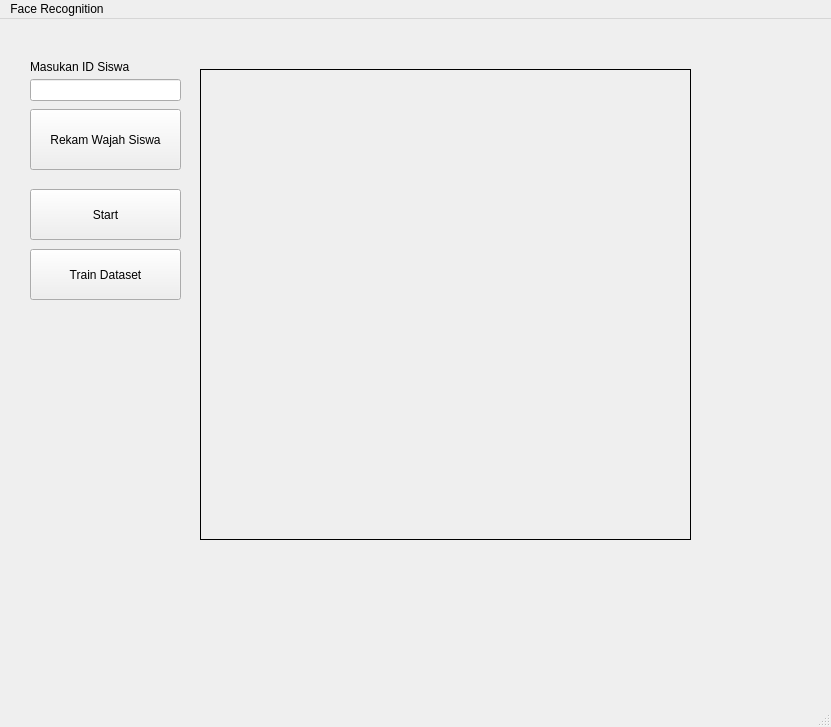
<?xml version="1.0" encoding="UTF-8"?>
<ui version="4.0">
 <class>MainWindow</class>
 <widget class="QMainWindow" name="MainWindow">
  <property name="geometry">
   <rect>
    <x>0</x>
    <y>0</y>
    <width>831</width>
    <height>727</height>
   </rect>
  </property>
  <property name="windowTitle">
   <string>MainWindow</string>
  </property>
  <widget class="QWidget" name="centralwidget">
   <widget class="QLabel" name="label">
    <property name="geometry">
     <rect>
      <x>200</x>
      <y>50</y>
      <width>491</width>
      <height>471</height>
     </rect>
    </property>
    <property name="frameShape">
     <enum>QFrame::Box</enum>
    </property>
    <property name="text">
     <string/>
    </property>
   </widget>
   <widget class="QPushButton" name="pushButton">
    <property name="geometry">
     <rect>
      <x>30</x>
      <y>90</y>
      <width>151</width>
      <height>61</height>
     </rect>
    </property>
    <property name="text">
     <string>Rekam Wajah Siswa</string>
    </property>
   </widget>
   <widget class="QLineEdit" name="lineEdit">
    <property name="geometry">
     <rect>
      <x>30</x>
      <y>60</y>
      <width>151</width>
      <height>22</height>
     </rect>
    </property>
   </widget>
   <widget class="QLabel" name="label_2">
    <property name="geometry">
     <rect>
      <x>30</x>
      <y>40</y>
      <width>121</width>
      <height>16</height>
     </rect>
    </property>
    <property name="text">
     <string>Masukan ID Siswa</string>
    </property>
   </widget>
   <widget class="QPushButton" name="pushButton_2">
    <property name="geometry">
     <rect>
      <x>30</x>
      <y>170</y>
      <width>151</width>
      <height>51</height>
     </rect>
    </property>
    <property name="text">
     <string>Start</string>
    </property>
   </widget>
   <widget class="QPushButton" name="pushButton_3">
    <property name="geometry">
     <rect>
      <x>30</x>
      <y>230</y>
      <width>151</width>
      <height>51</height>
     </rect>
    </property>
    <property name="text">
     <string>Train Dataset</string>
    </property>
   </widget>
  </widget>
  <widget class="QMenuBar" name="menubar">
   <property name="geometry">
    <rect>
     <x>0</x>
     <y>0</y>
     <width>831</width>
     <height>26</height>
    </rect>
   </property>
   <widget class="QMenu" name="menuFace_Recognition">
    <property name="title">
     <string>Face Recognition</string>
    </property>
   </widget>
   <addaction name="menuFace_Recognition"/>
  </widget>
  <widget class="QStatusBar" name="statusbar"/>
  <action name="actionStart_Detecting">
   <property name="text">
    <string>Start Detecting</string>
   </property>
  </action>
 </widget>
 <resources/>
 <connections/>
</ui>
